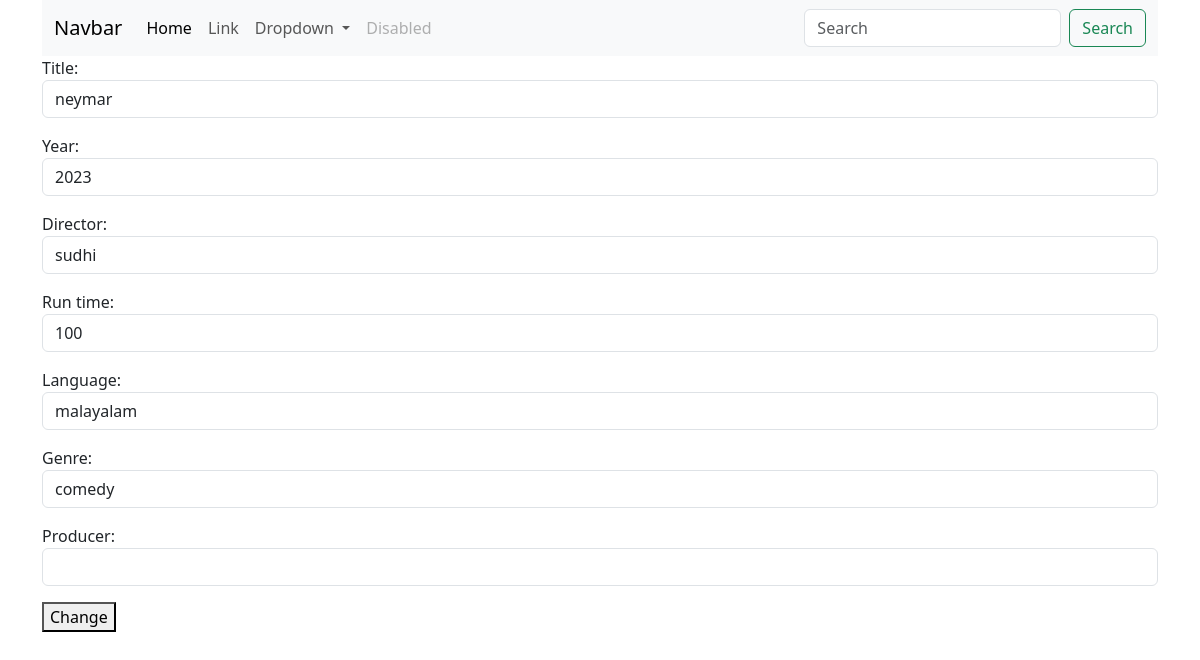
Page /movies/2/change/ on the committed database.
### myapp/models.py (models this page shows, shortened)
class Movie(models.Model):
    title=models.CharField(max_length=200)
    year=models.CharField(max_length=200)
    director=models.CharField(max_length=200)
    run_time=models.PositiveIntegerField()
    language=models.CharField(max_length=200)
    genre=models.CharField(max_length=200)
    producer=models.CharField(max_length=200,null=True)

### myapp/views.py (the view, shortened to what this page needs)
# urls.py: path('movies/<int:pk>/change/',views.MovieUpdateView.as_view(),name="movie-edit"),
class MovieUpdateView(View):
    def get(self,request,*args, **kwargs):
        id=kwargs.get('pk')
        movie_objects=Movie.objects.get(id=id)
        form_instance=MovieModelForm(instance=movie_objects)
        return render(request,"movie_edit.html",{"form":form_instance})

### myapp/forms.py
class MovieModelForm(forms.ModelForm):
    class Meta:
        model=Movie
        exclude=("id",)
        widgets={
            "title":forms.TextInput(attrs={"class":"form-control"}),
            "year":forms.TextInput(attrs={"class":"form-control"}),
            "director":forms.TextInput(attrs={"class":"form-control"}),
            "run_time":forms.NumberInput(attrs={"class":"form-control"}),
            "language":forms.TextInput(attrs={"class":"form-control"}),
            "genre":forms.TextInput(attrs={"class":"form-control"}),
            "producer":forms.TextInput(attrs={"class":"form-control"})
        }

### myapp/templates/movie_edit.html (shortened to what this page needs)
{%extends 'base.html'%}
{%block main_block%}
<div class="container">
    <form action="" method="post">
        {{form.as_p}}
        <button type="submit">Change</button>
    </form>
</div>
{%endblock%}

### rows in the picture
Movie: title "neymar", year "2023", director "sudhi", run_time "100", language "malayalam", genre "comedy"
